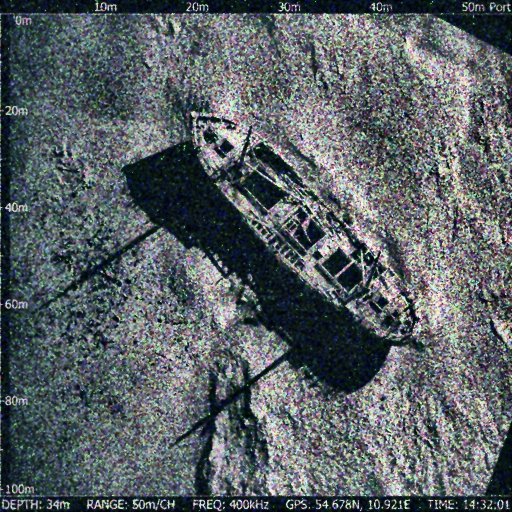
#> input picture assets/noisy_shipwreck_4_clahe_enhanced.jpg, 1024 x 1024 px (shown at 1/2 size)
$ python test_upscaling.py
#> lines starting #> are read from the running program, lines starting #| are printed output that depends on the picture
import cv2
import os

def test_upscale():
    img_path = "assets/noisy_shipwreck_4_clahe_enhanced.jpg"
    img = cv2.imread(img_path)
#> img is the input picture: shape (1024, 1024, 3); mean B, G, R 100.5, 97.1, 89.3

    if img is None:
        print("Image not found")
        return

    h, w = img.shape[:2]
#> h = 1024; w = 1024

    # 1. Bicubic
    bicubic = cv2.resize(img, (w*4, h*4), interpolation=cv2.INTER_CUBIC)
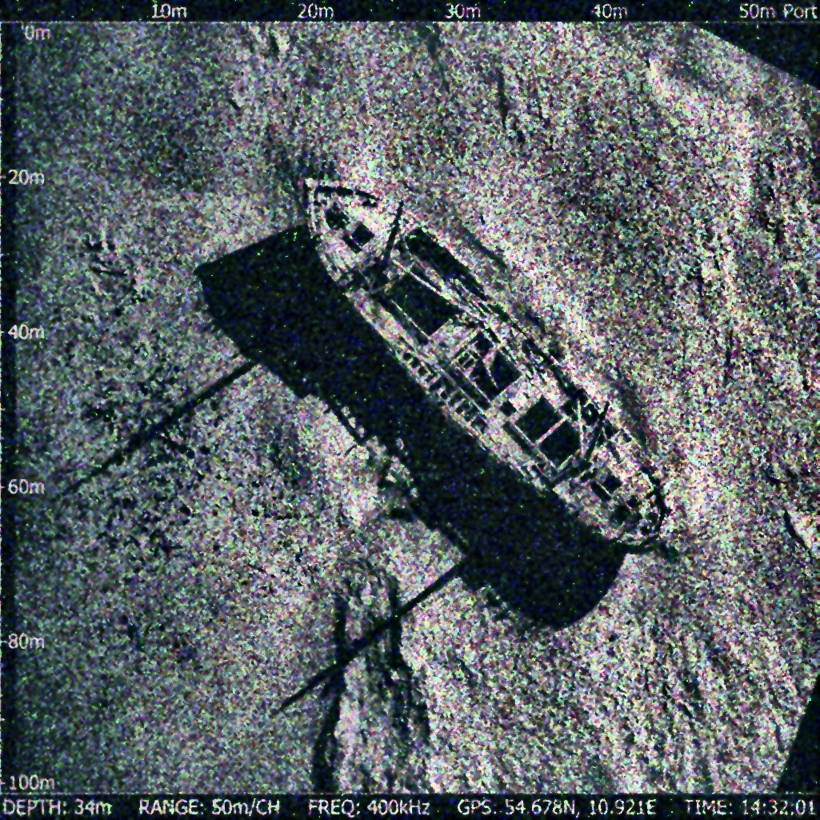
#> bicubic: shape (4096, 4096, 3) (shown at 1/5 size); mean B, G, R 100.5, 97.1, 89.3
    cv2.imwrite("assets/test_bicubic.jpg", bicubic)

    # 2. Lanczos4
    lanczos = cv2.resize(img, (w*4, h*4), interpolation=cv2.INTER_LANCZOS4)
    cv2.imwrite("assets/test_lanczos.jpg", lanczos)

    # 3. ESPCN
    try:
        sr = cv2.dnn_superres.DnnSuperResImpl_create()
        sr.readModel("assets/ESPCN_x4.pb")
        sr.setModel("espcn", 4)
        espcn = sr.upsample(img)
        cv2.imwrite("assets/test_espcn.jpg", espcn)
    except Exception as e:
        print(f"ESPCN failed: {e}")

    print("Upscaling tests complete. Check test_bicubic.jpg, test_lanczos.jpg, and test_espcn.jpg")

if __name__ == "__main__":
    test_upscale()

$ run again, with assets/noisy_shipwreck.jpg copied over assets/noisy_shipwreck_4_clahe_enhanced.jpg
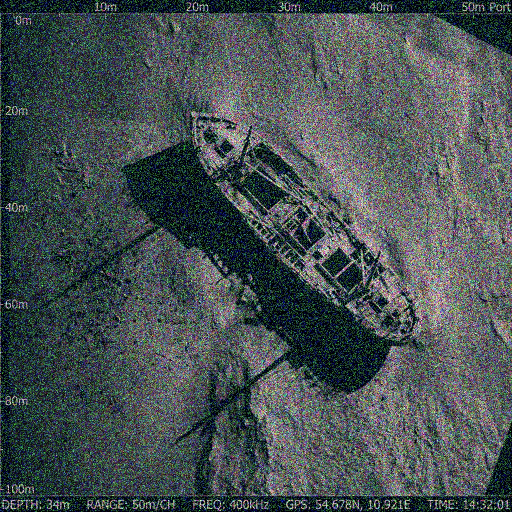
#> input picture assets/noisy_shipwreck.jpg, 1024 x 1024 px (shown at 1/2 size)
#> in test_upscale, img is the input picture: shape (1024, 1024, 3); mean B, G, R 82.4, 81.3, 71.5
#> in test_upscale, `bicubic = cv2.resize(img, (w*4, h*4), interpolation=cv2.INTER_CUBIC)`:
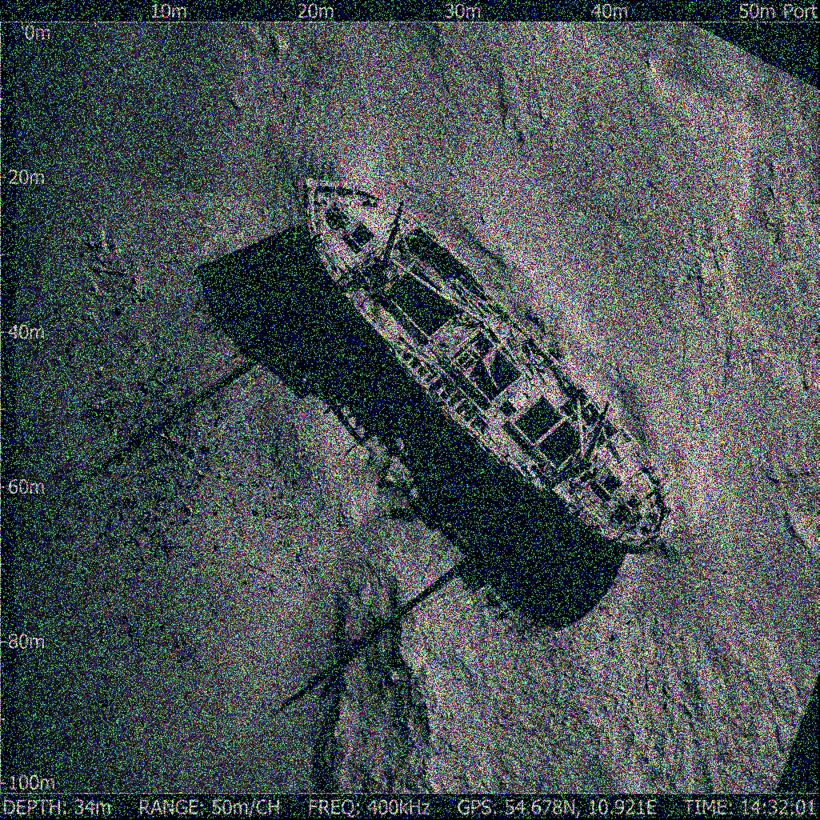
#> bicubic: shape (4096, 4096, 3) (shown at 1/5 size); mean B, G, R 82.8, 81.6, 72.2
